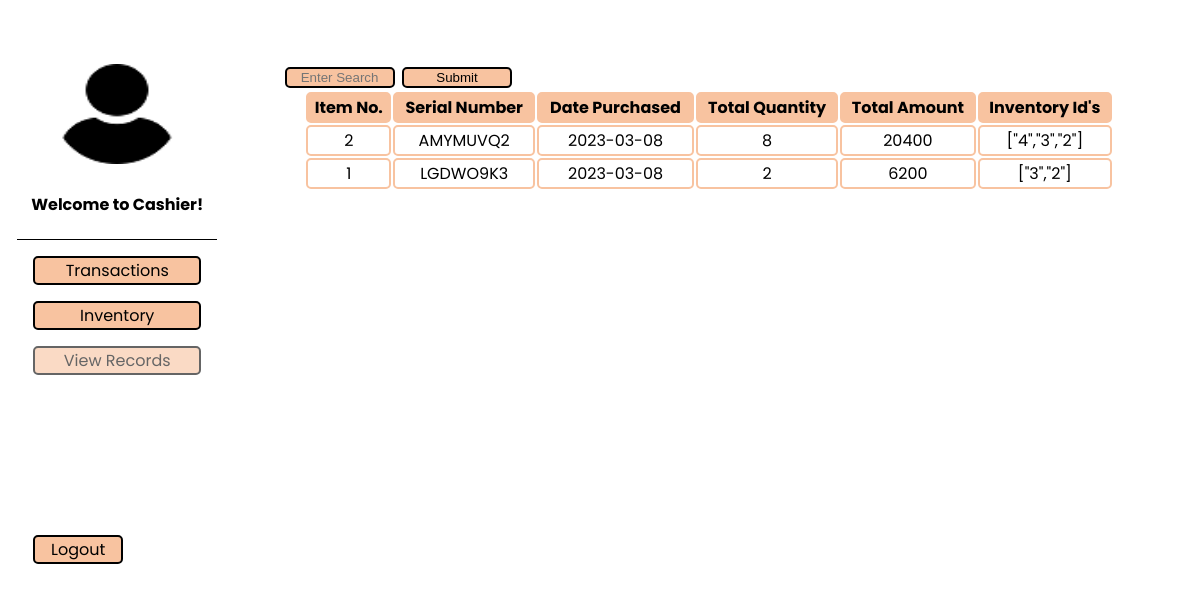
The page /view_orders/viewitem.php on the database its author committed.
### tables this page shows
CREATE TABLE `tbl_orders` (
  `order_id` int(50) NOT NULL,
  `order_date` varchar(50) NOT NULL,
  `total_quantity` int(50) NOT NULL,
  `total_amount` int(50) NOT NULL,
  `inventory_ids` varchar(2000) NOT NULL,
  `serial_number` varchar(50) NOT NULL
);

### view_orders/viewitem.php (the view, shortened to what this page needs)
<?php
include "../dbcon.php";
$search = $_GET['search'] ?? '';
if ($search) {
    $statement = $pdo->prepare('SELECT * FROM tbl_orders where serial_number like :INAME ORDER BY order_id desc');
    $statement->bindValue(':INAME', "%$search%");
} else {
    $statement = $pdo->prepare('SELECT * FROM tbl_orders ORDER BY order_id desc');
}
$statement->execute();
$row = $statement->fetchAll(PDO::FETCH_ASSOC);
?>
<!DOCTYPE html>
<html lang="en">
  <head>
    <link rel="stylesheet" href="../css/index.css" />
  </head>
  <body>
    <div class="admin-main">
      <div class="admin-image">
        <img
          src="../images/logoo.png"
          alt="admin logo"
          width="120"
          height="100"
        />
        <?php if ($_SESSION["Roles"] == 'admin'): ?>
          <h4>Welcome to Admin!</h4>
        <?php else: ?>
          <h4>Welcome to Cashier!</h4>
        <?php endif;?>
      </div>
      <ul>
        <li><a href="../order/order.php">Transactions</a></li>
        <li><a href="../inventory/inventory.php">Inventory</a></li>
        <li class="disabled" ><a href="">View Records</a></li>
        <li class="logout"><a href="../logout.php">Logout</a></li>
      </ul>
    </div>
    <div class="admin-contents">
      <div class="admin-tables">
        <div class="admin-select">
          <form action="" method="get">
		  	<input type="text"
			class="form-control"
			name="search"
			placeholder="Enter Search"
			value="<?php echo $search; ?>">
            <input type="submit" value="Submit" />
          </form>
        </div>
        <table class="inventory">
        <tr>
            <th>Item No.</th>
            <th>Serial Number</th>
            <th>Date Purchased</th>
            <th>Total Quantity</th>
            <th>Total Amount</th>
            <th>Inventory Id's</th>
        </tr>
		  <?php foreach ($row as $i => $item):?>
        <tr>
			<td><?php echo $item['order_id']; ?></td>
			<td><?php echo $item['serial_number']; ?></td>
			<td><?php echo $item['order_date']; ?></td>
			<td><?php echo $item['total_quantity']; ?></td>
			<td><?php echo $item['total_amount']; ?></td>
			<td><?php echo $item['inventory_ids']; ?></td>
        </tr>
        <?php endforeach;?>
        </table>
      </div>
    </div>
  </body>
</html>

### css/index.css (style rules this page uses)
* { box-sizing: border-box; }
body { box-sizing: border-box; margin: 0.5rem; margin-top: 4rem; font-family: 'Poppins', sans-serif; display: flex; justify-content: space-around; }
.disabled { pointer-events:none; opacity: 0.6; }
.admin-main ul { list-style-type: none; margin: 0; padding: 0; width: 200px; }
.admin-main li a { display: block; color: #000; text-decoration: none; }
.admin-main li { text-align: center; margin: 1rem; border: 2px solid black; border-radius: 5px; background-color: rgb(248, 195, 160); }
.admin-main .admin-image { width: 200px; text-align: center; border-bottom: 1px solid black; }
.admin-main .logout { margin-top: 10rem; width: 90px; }
.admin-contents { width: 80%; }
.admin-tables { width: 90%; margin: auto; }
.admin-select input { width: 110px; list-style-type: none; text-align: center; margin: 0.1rem; border: 2px solid black; border-radius: 5px; background-color: rgb(248, 195, 160); }
.inventory { width: 95%; margin: auto; text-align: center; }
.inventory th, td { border-collapse: separate; border: 2px solid rgb(248, 195, 160); border-radius: 5px; text-align: center; }
.inventory th { background-color: rgb(248, 195, 160); color: black; }

### rows shown on the page
tbl_orders: order_id "2", serial_number "AMYMUVQ2", order_date "2023-03-08", total_quantity "8", total_amount "20400", inventory_ids "[\"4\",\"3\",\"2\"]"
tbl_orders: order_id "1", serial_number "LGDWO9K3", order_date "2023-03-08", total_quantity "2", total_amount "6200", inventory_ids "[\"3\",\"2\"]"
